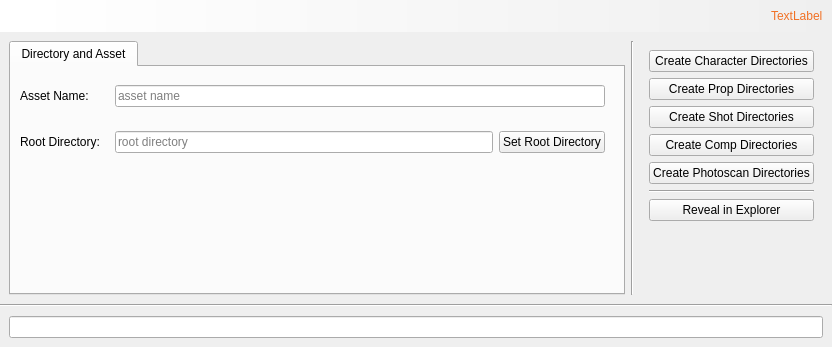
<?xml version="1.0" encoding="UTF-8"?>
<ui version="4.0">
 <class>wdgt_directory_wizard</class>
 <widget class="QWidget" name="wdgt_directory_wizard">
  <property name="geometry">
   <rect>
    <x>0</x>
    <y>0</y>
    <width>832</width>
    <height>347</height>
   </rect>
  </property>
  <property name="sizePolicy">
   <sizepolicy hsizetype="Expanding" vsizetype="Expanding">
    <horstretch>0</horstretch>
    <verstretch>0</verstretch>
   </sizepolicy>
  </property>
  <property name="windowTitle">
   <string>Form</string>
  </property>
  <property name="styleSheet">
   <string notr="true"/>
  </property>
  <layout class="QGridLayout" name="gridLayout">
   <property name="margin">
    <number>0</number>
   </property>
   <property name="spacing">
    <number>0</number>
   </property>
   <item row="2" column="0">
    <widget class="Line" name="line">
     <property name="orientation">
      <enum>Qt::Horizontal</enum>
     </property>
    </widget>
   </item>
   <item row="1" column="0">
    <widget class="QWidget" name="wdgt_options" native="true">
     <layout class="QGridLayout" name="gridLayout_2">
      <item row="0" column="0">
       <widget class="QTabWidget" name="wdgt_root_directory_and_asset">
        <property name="currentIndex">
         <number>0</number>
        </property>
        <widget class="QWidget" name="tab_root_directory_and_asset">
         <attribute name="title">
          <string>Directory and Asset</string>
         </attribute>
         <layout class="QGridLayout" name="gridLayout_3">
          <item row="3" column="0">
           <widget class="QLabel" name="lbl_root_directory">
            <property name="text">
             <string>Root Directory:</string>
            </property>
           </widget>
          </item>
          <item row="1" column="0">
           <widget class="QLabel" name="lbl_asset_name">
            <property name="text">
             <string>Asset Name:</string>
            </property>
           </widget>
          </item>
          <item row="3" column="1">
           <widget class="QWidget" name="wdgt_root_directory" native="true">
            <layout class="QHBoxLayout" name="horizontalLayout_3">
             <item>
              <widget class="QLineEdit" name="le_root_directory">
               <property name="placeholderText">
                <string>root directory</string>
               </property>
              </widget>
             </item>
             <item>
              <widget class="QPushButton" name="btn_set_root_directory">
               <property name="text">
                <string>Set Root Directory</string>
               </property>
              </widget>
             </item>
            </layout>
           </widget>
          </item>
          <item row="1" column="1">
           <widget class="QWidget" name="wdgt_asset_name" native="true">
            <layout class="QHBoxLayout" name="horizontalLayout_2">
             <item>
              <widget class="QLineEdit" name="le_asset_name">
               <property name="placeholderText">
                <string>asset name</string>
               </property>
              </widget>
             </item>
            </layout>
           </widget>
          </item>
          <item row="4" column="1">
           <spacer name="verticalSpacer_2">
            <property name="orientation">
             <enum>Qt::Vertical</enum>
            </property>
            <property name="sizeHint" stdset="0">
             <size>
              <width>20</width>
              <height>40</height>
             </size>
            </property>
           </spacer>
          </item>
         </layout>
         <zorder>wdgt_asset_name</zorder>
         <zorder>wdgt_root_directory</zorder>
         <zorder>lbl_asset_name</zorder>
         <zorder>lbl_root_directory</zorder>
         <zorder>verticalSpacer_2</zorder>
        </widget>
       </widget>
      </item>
      <item row="0" column="2">
       <widget class="QWidget" name="wdgt_create_buttons" native="true">
        <layout class="QVBoxLayout" name="verticalLayout_2">
         <item>
          <widget class="QPushButton" name="btn_create_character_directories">
           <property name="text">
            <string>Create Character Directories</string>
           </property>
          </widget>
         </item>
         <item>
          <widget class="QPushButton" name="btn_create_prop_directories">
           <property name="text">
            <string>Create Prop Directories</string>
           </property>
          </widget>
         </item>
         <item>
          <widget class="QPushButton" name="btn_create_shot_directories">
           <property name="text">
            <string>Create Shot Directories</string>
           </property>
          </widget>
         </item>
         <item>
          <widget class="QPushButton" name="btn_create_comp_directories">
           <property name="text">
            <string>Create Comp Directories</string>
           </property>
          </widget>
         </item>
         <item>
          <widget class="QPushButton" name="btn_create_photoscan_directories">
           <property name="text">
            <string>Create Photoscan Directories</string>
           </property>
          </widget>
         </item>
         <item>
          <widget class="Line" name="line_2">
           <property name="orientation">
            <enum>Qt::Horizontal</enum>
           </property>
          </widget>
         </item>
         <item>
          <widget class="QPushButton" name="btn_reveal_in_explorer">
           <property name="text">
            <string>Reveal in Explorer</string>
           </property>
          </widget>
         </item>
         <item>
          <spacer name="verticalSpacer">
           <property name="orientation">
            <enum>Qt::Vertical</enum>
           </property>
           <property name="sizeHint" stdset="0">
            <size>
             <width>20</width>
             <height>40</height>
            </size>
           </property>
          </spacer>
         </item>
        </layout>
       </widget>
      </item>
      <item row="0" column="1">
       <widget class="Line" name="line_3">
        <property name="orientation">
         <enum>Qt::Vertical</enum>
        </property>
       </widget>
      </item>
     </layout>
    </widget>
   </item>
   <item row="3" column="0">
    <widget class="QWidget" name="wdgt_status" native="true">
     <property name="sizePolicy">
      <sizepolicy hsizetype="Preferred" vsizetype="Maximum">
       <horstretch>0</horstretch>
       <verstretch>0</verstretch>
      </sizepolicy>
     </property>
     <layout class="QVBoxLayout" name="verticalLayout">
      <item>
       <widget class="QLineEdit" name="le_status"/>
      </item>
     </layout>
    </widget>
   </item>
   <item row="0" column="0">
    <widget class="QWidget" name="wdgt_header" native="true">
     <property name="sizePolicy">
      <sizepolicy hsizetype="Preferred" vsizetype="Fixed">
       <horstretch>0</horstretch>
       <verstretch>0</verstretch>
      </sizepolicy>
     </property>
     <property name="minimumSize">
      <size>
       <width>0</width>
       <height>32</height>
      </size>
     </property>
     <property name="maximumSize">
      <size>
       <width>16777215</width>
       <height>32</height>
      </size>
     </property>
     <layout class="QHBoxLayout" name="horizontalLayout">
      <property name="spacing">
       <number>0</number>
      </property>
      <property name="margin">
       <number>0</number>
      </property>
      <item>
       <widget class="QWidget" name="wdgt_header_icon" native="true">
        <property name="sizePolicy">
         <sizepolicy hsizetype="Fixed" vsizetype="Preferred">
          <horstretch>0</horstretch>
          <verstretch>0</verstretch>
         </sizepolicy>
        </property>
        <property name="minimumSize">
         <size>
          <width>32</width>
          <height>0</height>
         </size>
        </property>
        <property name="maximumSize">
         <size>
          <width>32</width>
          <height>16777215</height>
         </size>
        </property>
        <property name="styleSheet">
         <string notr="true">background-color: rgb(255, 255, 255);</string>
        </property>
       </widget>
      </item>
      <item>
       <widget class="QWidget" name="wdgt_header_gradient" native="true">
        <property name="enabled">
         <bool>false</bool>
        </property>
        <property name="layoutDirection">
         <enum>Qt::LeftToRight</enum>
        </property>
        <property name="styleSheet">
         <string notr="true">background-color: qlineargradient(spread:pad, x1:0, y1:0, x2:1, y2:0, stop:0 rgba(255, 255, 255, 255), stop:1 rgba(255, 255, 255, 0));</string>
        </property>
        <layout class="QHBoxLayout" name="horizontalLayout_4">
         <item>
          <widget class="QWidget" name="wdgt_lbl_header_text_spacer" native="true">
           <property name="styleSheet">
            <string notr="true">background-color: rgba(255, 255, 255, 0);</string>
           </property>
          </widget>
         </item>
         <item>
          <widget class="QLabel" name="lbl_header_text">
           <property name="sizePolicy">
            <sizepolicy hsizetype="Maximum" vsizetype="Preferred">
             <horstretch>0</horstretch>
             <verstretch>0</verstretch>
            </sizepolicy>
           </property>
           <property name="styleSheet">
            <string notr="true">background-color: rgba(255, 255, 255, 0);
color: rgb(241, 113, 37);
font: 75 12pt &quot;MS Shell Dlg 2&quot;;</string>
           </property>
           <property name="text">
            <string>TextLabel</string>
           </property>
          </widget>
         </item>
        </layout>
       </widget>
      </item>
     </layout>
    </widget>
   </item>
  </layout>
 </widget>
 <resources/>
 <connections/>
</ui>
